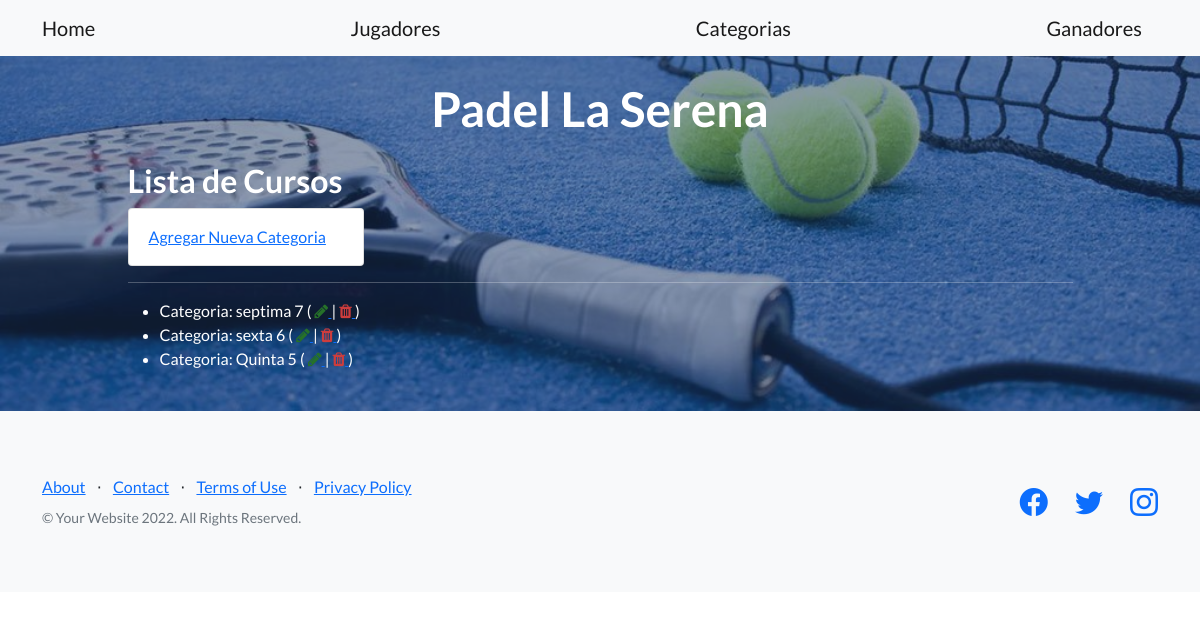
The app's page /app-1/categorias with its own data.
### app_1/models.py (models this page shows, shortened)
class Category(models.Model):
    category = models.CharField(max_length=40)
    n_category = models.IntegerField()

### app_1/views.py (the view)
# urls.py: path('categorias', views.category, name='Category'),
def category(request):
    category = Category.objects.all()
    context_dict = {
        'category': category
    }
    return render(
        request=request,
        context=context_dict,
        template_name="app_1/category.html"
    )

### app_1/templates/app_1/category.html
{% extends "app_1/index.html" %}
{% load static %}
{% block app_1_content %}
<h2>Lista de Cursos</h2>
<a class="card_custom" href="{% url 'app_1:NewCategory' %}">Agregar Nueva Categoria</a>
<hr></hr>
<ul>
    {% for cate in category %}
    <li>
        Categoria: {{cate.category}} {{cate.n_category}}
        (
        <a href="{% url 'app_1:EditCategory' cate.id %}">
            <i class="fa fa-pencil" style="color: rgb(38, 113, 41);"></i>
        </a>
        |
        <a href="{% url 'app_1:DeleteCategory' cate.id %}">
            <i class="fa fa-trash" style="color: rgb(205, 61, 61);"></i>
        </a>
        )
    </li>
    {% endfor %}
</ul>
{% endblock %}

### records on screen
Category: category "septima", n_category "7"
Category: category "sexta", n_category "6"
Category: category "Quinta", n_category "5"
